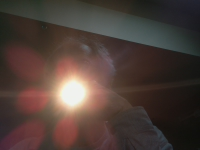
#> input picture Camera/snap.jpg, 200 x 150 px, found by its file name
$ python image.stack.py
#> lines starting #> are read from the running program, lines starting #| are printed output that depends on the picture
import cv2
import numpy as np

image = cv2.imread('snap.jpg')
#> image is the input picture: shape (150, 200, 3); mean B, G, R 56.3, 62.4, 77.5
if image is not None:
    # I just resized the image to a quarter of its original size
    image = cv2.resize(image, (0, 0), None, .25, .25)
#> image: shape (38, 50, 3)

    grey = cv2.cvtColor(image, cv2.COLOR_BGR2GRAY)
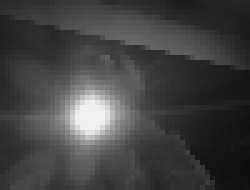
#> grey: shape (38, 50) (shown 5 times larger); min 14, max 242, mean 66.1
    # Make the grey scale image have three channels
    grey_3_channel = cv2.cvtColor(grey, cv2.COLOR_GRAY2BGR)

    numpy_vertical = np.vstack((image, grey_3_channel))
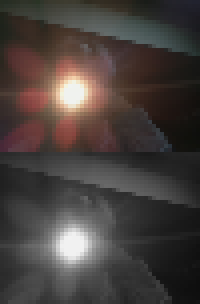
#> numpy_vertical: shape (76, 50, 3) (shown 4 times larger); mean B, G, R 61.2, 64.2, 71.8
    numpy_horizontal = np.hstack((image, grey_3_channel))
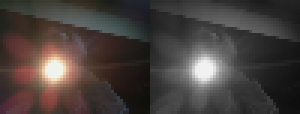
#> numpy_horizontal: shape (38, 100, 3) (shown 3 times larger); mean B, G, R 61.2, 64.2, 71.8

    numpy_vertical_concat = np.concatenate((image, grey_3_channel), axis=0)
    numpy_horizontal_concat = np.concatenate((image, grey_3_channel), axis=1)

    cv2.imshow('Main', image)
    cv2.imshow('Numpy Vertical', numpy_vertical)
    cv2.imshow('Numpy Horizontal', numpy_horizontal)
    cv2.imshow('Numpy Vertical Concat', numpy_vertical_concat)
    cv2.imshow('Numpy Horizontal Concat', numpy_horizontal_concat)

    cv2.waitKey()
else:
    print("Image not found...")

$ run again, with Camera/P8150115.JPG copied over Camera/snap.jpg
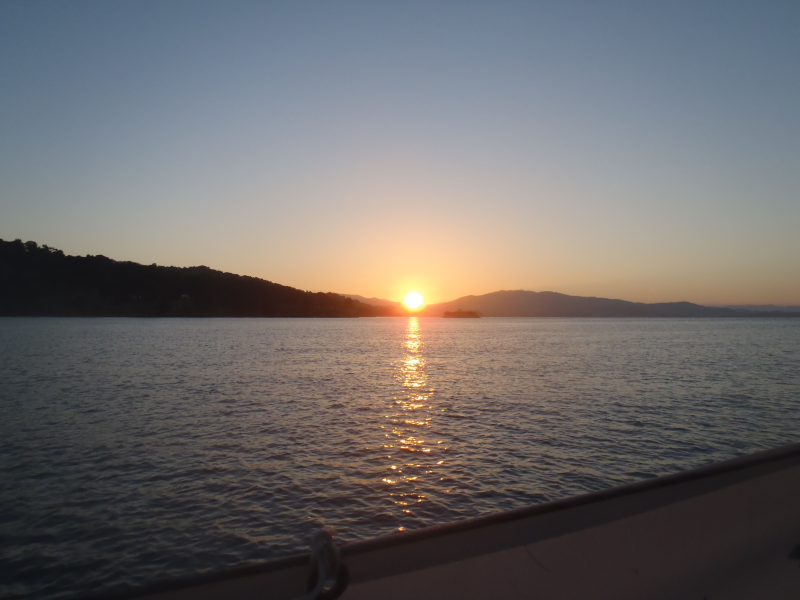
#> input picture Camera/P8150115.JPG, 1600 x 1200 px, found by its file name (shown at 1/2 size)
#> image is the input picture: shape (1200, 1600, 3); mean B, G, R 106.3, 106.6, 110
#> image: shape (300, 400, 3)
#> `numpy_vertical = np.vstack((image, grey_3_channel))`:
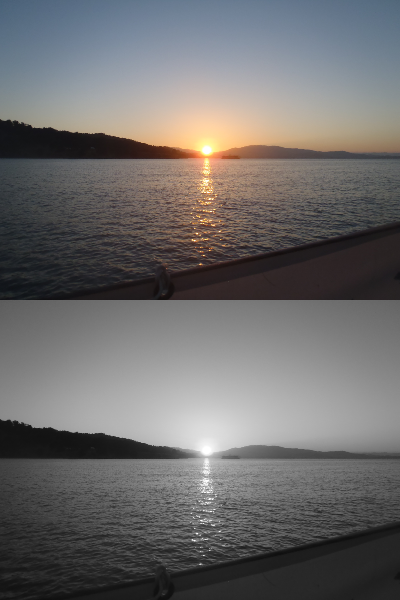
#> numpy_vertical: shape (600, 400, 3); mean B, G, R 107, 107.2, 108.9
#> `numpy_horizontal = np.hstack((image, grey_3_channel))`:
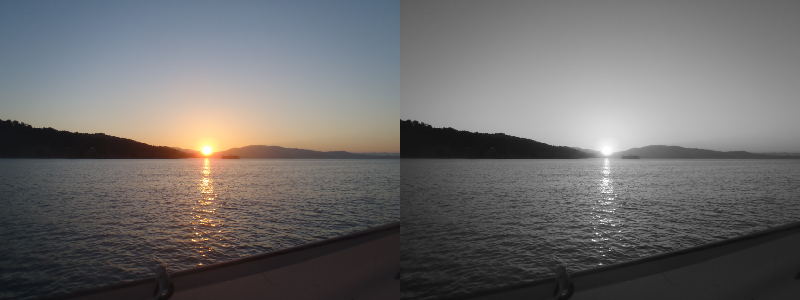
#> numpy_horizontal: shape (300, 800, 3); mean B, G, R 107, 107.2, 108.9
